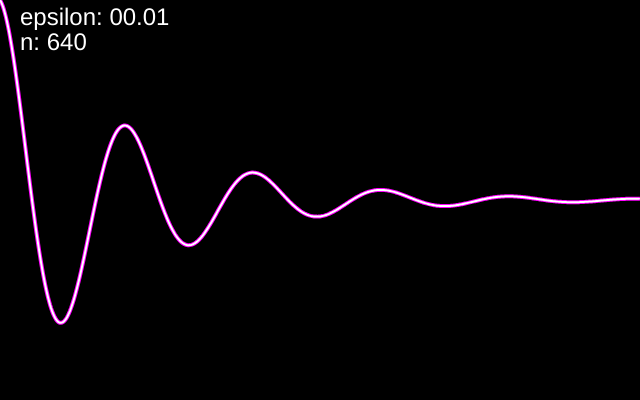
Frame 1 (no input)
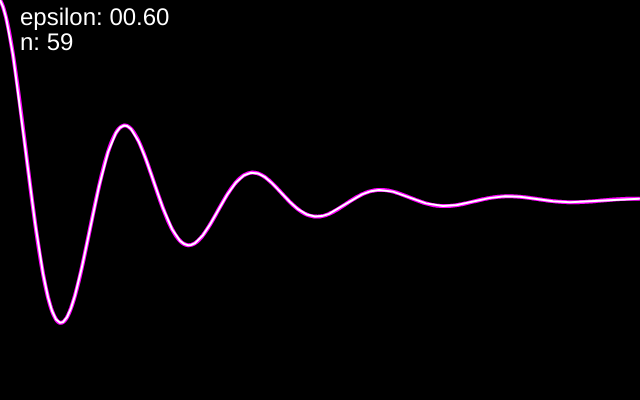
Frame 60 (no input)
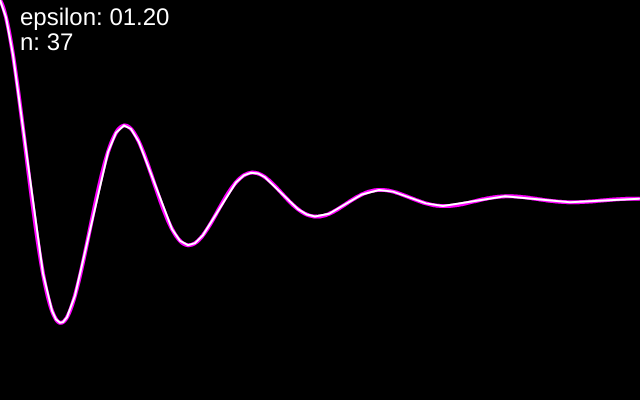
Frame 120 (the mouse pressed at the canvas centre since frame 60)

The p5.js sketch that drew these frames (run headless with seeded random() and noise() and a simulated clock; from frame 60 on, the mouse is pressed at the canvas centre):

// p5.js sketch
// ── sketch.js
const allPoints = [];
let epsilon = 0;

function setup() {
  createCanvas(640, 400);

  for (let x = 0; x < width; x++) {
    const xval = map(x, 0, width, 0, 5);
    const yval = exp(-xval) * cos(TWO_PI * xval);
    const y = map(yval, -1, 1, height, 0);
    allPoints.push(createVector(x, y));
  }
}

function findFurthest(points, a, b) {
  function scalarProjection(p, a, b) {
    const ap = p5.Vector.sub(p, a);
    const ab = p5.Vector.sub(b, a);
    ab.normalize();
    ab.mult(ap.dot(ab));
    return p5.Vector.add(a, ab);
  }

  function lineDist(p, a, b) {
    const norm = scalarProjection(p, a, b);
    return p5.Vector.dist(p, norm);
  }

  let recordDistance = -1;
  let furthestIndex = -1;
  const start = points[a];
  const end = points[b];
  for (let i = a + 1; i < b; i++) {
    const currentPoint = points[i];
    const d = lineDist(currentPoint, start, end);
    if (d > recordDistance) {
      recordDistance = d;
      furthestIndex = i;
    }
  }
  if (recordDistance > epsilon) return furthestIndex;
  return -1;
}

function rdp(startIndex, endIndex, allPoints, rdpPoints) {
  const nextIndex = findFurthest(allPoints, startIndex, endIndex);
  if (nextIndex > 0) {
    if (startIndex !== nextIndex) {
      rdp(startIndex, nextIndex, allPoints, rdpPoints);
    }
    rdpPoints.push(allPoints[nextIndex]);
    if (endIndex !== nextIndex) {
      rdp(nextIndex, endIndex, allPoints, rdpPoints);
    }
  }
}

function draw() {
  background(0);

  const rdpPoints = [];

  const total = allPoints.length;
  const start = allPoints[0];
  const end = allPoints[total - 1];

  rdpPoints.push(start);
  rdp(0, total - 1, allPoints, rdpPoints);
  rdpPoints.push(end);

  epsilon += 0.01;
  if (epsilon > 100) epsilon = 0;

  noFill();

  stroke(255, 0, 255);
  strokeWeight(4);

  beginShape();
  for (const v of allPoints) {
    vertex(v.x, v.y);
  }
  endShape();

  stroke(255);
  strokeWeight(2);

  beginShape();
  for (const v of rdpPoints) {
    vertex(v.x, v.y);
  }
  endShape();

  fill(255);
  noStroke();
  textSize(24);
  text("epsilon: " + nf(epsilon, 2, 2), 20, 25);
  text("n: " + rdpPoints.length, 20, 50);
}
